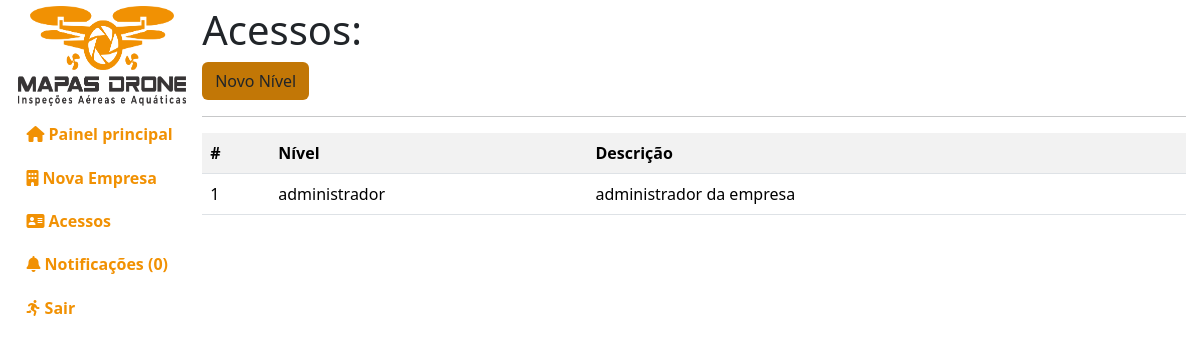
The page /administracao/niveis/ (signed in) on the database its author committed.
### empresa/models.py (models this page shows, shortened)
class Nivel(models.Model):
    nome_do_nivel = models.CharField(max_length=100, default="")
    descricao = models.TextField(max_length=255, default="")
    data_criado = models.DateTimeField(default=timezone.now)
    class Meta:
        db_table = "nivel"
        verbose_name = "Nivel"
        verbose_name_plural = "Niveis"
        ordering = ["-id"]

### administracao/views.py (the view)
# urls.py: path("niveis/", views.gerenciar_niveis),
def gerenciar_niveis(request):
    if request.user.is_authenticated and request.user.is_superuser:
        niveis = Nivel.objects.all()
        notificacoes = pega_notificacoes(request=request)
        context = {"niveis": niveis,
                   "notificacoes": notificacoes, "aviso": aviso(request)}
        return render(request, "administracao/public/gerenciar-niveis.html", context)
    info(request, msg="Você não tem permissão para acessar essa página!")
    return redirect("/")

### index/auxiliar.py (called while the page is built)
def pega_notificacoes(request):
    try:
        login = Login.objects.get(usuario=request.user)
        notificacoes = Notificacoes.objects.filter(empresa=login.empresa)
    except:
        notificacoes = Notificacoes.objects.all()
    return notificacoes

def aviso(request):
    nl = 0
    aviso = False
    for n in pega_notificacoes(request=request):
        if not n.visto:
            nl += 1
    if nl > 0:
        aviso = True
    return aviso

### templates/administracao/public/gerenciar-niveis.html (shortened to what this page needs)
{% extends 'base.html' %}
{% load static %}
{% load django_bootstrap5 %}
{% block css %}
<link rel="stylesheet" href="{% static 'index/css/administracao.css' %}">
{% endblock %}
{% block ld %}
<h1>Acessos:</h1>
<a class="botao btn" href="novo/">Novo N&iacute;vel</a>
<hr/>
{% if niveis %}
<table class="table table-striped">
    <tr>
        <th>#</th>
        <th>N&iacute;vel</th>
        <th>Descri&ccedil;&atilde;o</th>
        <th></th>
    </tr>
{% for nivel in niveis %}
    <tr>
        <td>{{nivel.id}}</td>
        <td>
            <span>{{nivel.nome_do_nivel}}</span>
        </td>
        <td>{{nivel.descricao}}
        </td>
        <td>
        </td>
    </tr>
{% endfor %}
</table>
{% else %}
    <div class="alert alert-danger">Nenhum n&iacute;vel de acesso cadastrado</div>
{% endif %}
{% endblock %}

### index/static/index/css/index.css (style rules this page uses)
body { overflow:hidden; }
.botao { background-color:#c27706; }

### rows shown on the page
Nivel: id "1", nome_do_nivel "administrador", descricao "administrador da empresa"

### other values the page prints
{{ notificacoes|length }} "0"
